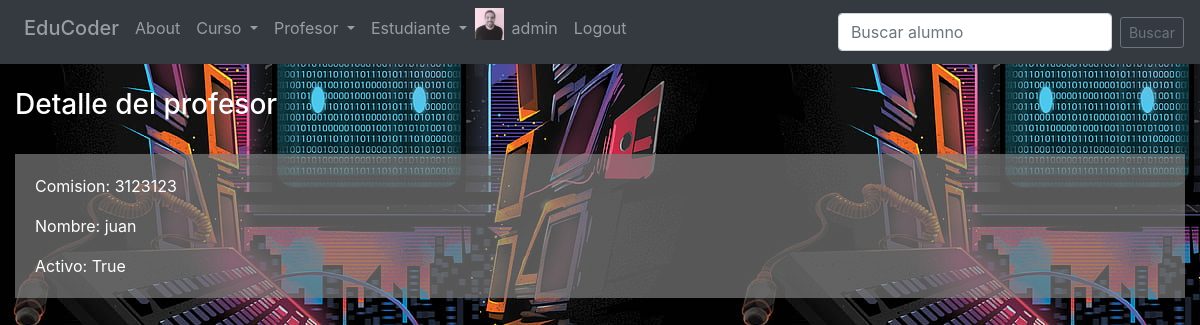
The app's page /appforms/curso/detail_curso/3/ (signed in), older data.
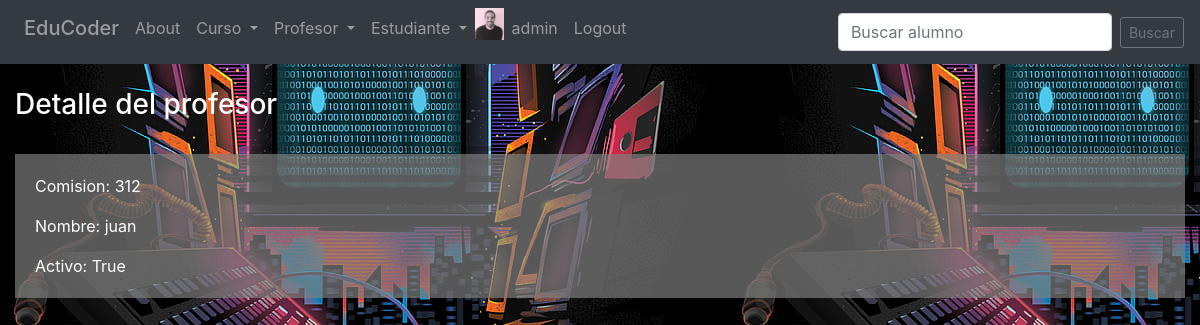
The same page, newer data.
### AppForms/models.py (models this page shows)
class Curso(models.Model):
    comision = models.IntegerField()
    nombre=models.CharField(max_length=40)
    imagen = models.ImageField(upload_to = 'AppForms', blank=True, null=True)
    activo = models.BooleanField(default=True)

### AppForms/views.py (the view)
# urls.py: path('curso/detail_curso/<int:pk>/', Detail_curso.as_view(), name = 'detail_curso'),
class Detail_curso(LoginRequiredMixin, DetailView):
    model = Curso
    template_name= 'curso/detail_curso.html'

### templates/curso/detail_curso.html (shortened to what this page needs)
{% extends 'index.html' %}
{% block Formulario %}
<h3 style="color:white";>Detalle del profesor</h3> <br>
        <div class="card-body" style="background-color: rgba(128, 128, 128, 0.68)">
            <p class="card-text" style="color:white;">Comision: {{curso.comision}}</p>
            <p class="card-text" style="color:white;">Nombre: {{curso.nombre}}</p>
            <p class="card-text" style="color:white;">Activo: {{curso.activo}}</p>
        </div>
{% endblock %}

Row changes from the older to the newer data that the page shows:
changed Curso "juan": comision "3123123" → "312"
